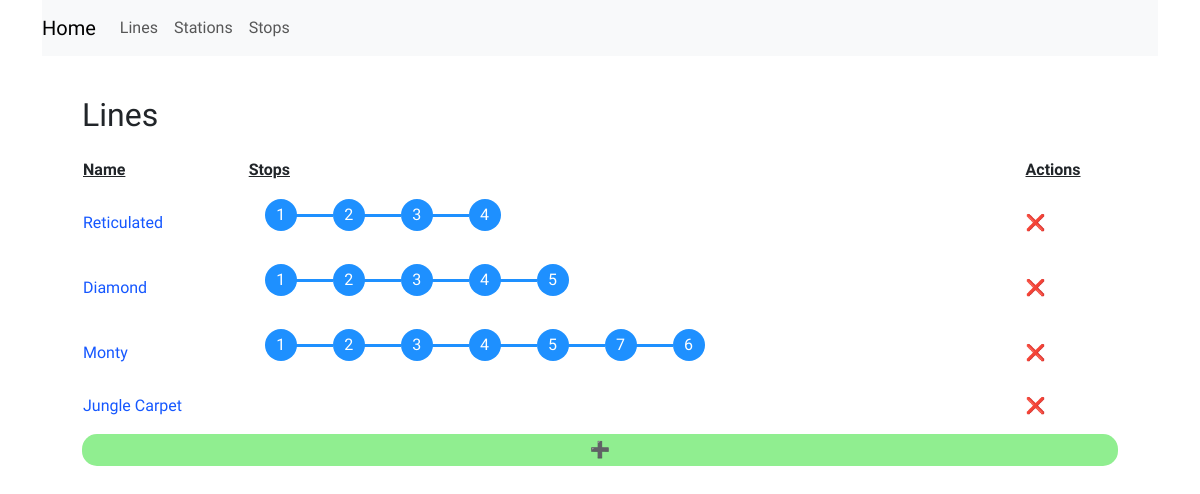
Page /lines/ on the committed database.
### routes/models.py (models this page shows, shortened)
class Line(models.Model):
    name = models.CharField(unique=True, max_length=200)

class Stop(models.Model):
    class Meta:
        unique_together = (('line', 'stop_number'))
    line = models.ForeignKey(Line, on_delete=models.CASCADE)
    station = models.ForeignKey(Station, on_delete=models.CASCADE)
    stop_number = models.PositiveIntegerField()

### routes/views.py (the view)
# urls.py: path('lines/', views.LinesView.as_view(), name='lines'),
class LinesView(ListView):
    model = Line
    template_name = "routes/lines.html"

### routes/templates/routes/lines.html (shortened to what this page needs)
{% extends 'base.html' %}
{% load static %}
{% block content %}
  <div>
    <h2>Lines</h2>
    <table class="line-table">
      <thead>
        <tr>
          <th>Name</th>
          <th>Stops</th>
          <th>Actions</th>
        </tr>
      </thead>
      <tbody>
      {% for line in object_list %}
        <tr>
          <td>
            <a href="{% url "update_line" line.id %}">{{ line.name }}</a>
          </td>
          <td>
            <ul>
                {% for stop in line.stop_set.all %}
                  <li>{{ stop.stop_number }}</li>
                {% endfor %}
            </ul>
          </td>
          <td><a href="{% url "delete_line" line.id %}" style="text-decoration: none; color: inherit;">❌</a></td>
        </tr>
      {% endfor %}
      </tbody>
    </table>
    <a href="{% url "create_line" %}" style="display: inherit; text-align: center; border-radius: 15px; text-decoration: none; color: inherit; padding: 4px; background-color: lightgreen;">➕</a>
  </div>
{% endblock %}

### routes/static/routes/style.css (style rules this page uses)
body { font-family: "Oxygen", sans-serif; margin: 0; }
main h2 { font-size: 2em; }
main table { text-align: left; border-collapse: separate; border-spacing: 0 15px; width: 100%; }
main table th { text-align: left; border-collapse: separate; border-spacing: 0 15px; text-decoration: underline; }
ul { list-style: none; }
.line-table li { width: 2em; height: 2em; text-align: center; line-height: 2em; border-radius: 1em; background: dodgerblue; margin: 0 1em; display: inline-block; color: white; position: relative; }
.line-table li::before { content: ""; position: absolute; top: 0.9em; left: -4em; width: 4em; height: 0.2em; background: dodgerblue; z-index: -1; }
.line-table li:first-child::before { display: none; }
.line-table ul { padding: 0; }
a { text-decoration: none; color: #1557ff; }

### rows in the picture
Line: name "Reticulated"
Stop: stop_number "1"
Stop: stop_number "2"
Stop: stop_number "3"
Stop: stop_number "4"
Line: name "Diamond"
Stop: stop_number "1"
Stop: stop_number "2"
Stop: stop_number "3"
Stop: stop_number "4"
Stop: stop_number "5"
Line: name "Monty"
Stop: stop_number "1"
Stop: stop_number "2"
Stop: stop_number "3"
Stop: stop_number "4"
Stop: stop_number "5"
Stop: stop_number "7"
Stop: stop_number "6"
Line: name "Jungle Carpet"
